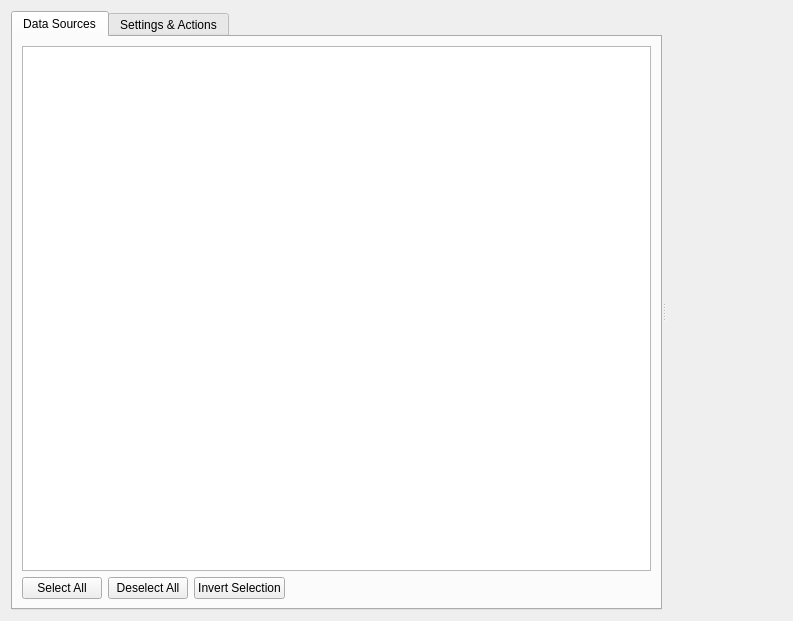
<?xml version="1.0" encoding="UTF-8"?>
<ui version="4.0">
 <author>me</author>
 <class>PlotWidget</class>
 <widget class="QWidget" name="PlotWidget">
  <property name="geometry">
   <rect>
    <x>0</x>
    <y>0</y>
    <width>793</width>
    <height>621</height>
   </rect>
  </property>
  <property name="windowTitle">
   <string>Form</string>
  </property>
  <layout class="QHBoxLayout" name="horizontalLayout_2">
   <item>
    <widget class="QSplitter" name="splitter">
     <property name="orientation">
      <enum>Qt::Horizontal</enum>
     </property>
     <widget class="QTabWidget" name="tabWidget">
      <property name="currentIndex">
       <number>0</number>
      </property>
      <widget class="QWidget" name="tabWidgetPage1">
       <attribute name="title">
        <string>Data Sources</string>
       </attribute>
       <layout class="QVBoxLayout" name="verticalLayout_5">
        <item>
         <layout class="QVBoxLayout" name="verticalLayout_3">
          <item>
           <widget class="QTableView" name="dataSourceTableView"/>
          </item>
          <item>
           <layout class="QHBoxLayout" name="horizontalLayout">
            <item>
             <widget class="QPushButton" name="buttonSelectAll">
              <property name="text">
               <string>Select All</string>
              </property>
             </widget>
            </item>
            <item>
             <widget class="QPushButton" name="buttonDeselectAll">
              <property name="text">
               <string>Deselect All</string>
              </property>
             </widget>
            </item>
            <item>
             <widget class="QPushButton" name="buttonInvertSelection">
              <property name="text">
               <string>Invert Selection</string>
              </property>
             </widget>
            </item>
            <item>
             <spacer name="horizontalSpacer">
              <property name="orientation">
               <enum>Qt::Horizontal</enum>
              </property>
              <property name="sizeHint" stdset="0">
               <size>
                <width>278</width>
                <height>20</height>
               </size>
              </property>
             </spacer>
            </item>
           </layout>
          </item>
         </layout>
        </item>
       </layout>
      </widget>
      <widget class="QWidget" name="tabWidgetPage2">
       <attribute name="title">
        <string>Settings &amp;&amp; Actions</string>
       </attribute>
       <layout class="QVBoxLayout" name="verticalLayout_2">
        <item>
         <layout class="QVBoxLayout" name="verticalLayout">
          <item>
           <widget class="QCheckBox" name="checkBoxOneColorPerRow">
            <property name="text">
             <string>One Color per Row (in Data Sources Table)</string>
            </property>
            <property name="checked">
             <bool>false</bool>
            </property>
           </widget>
          </item>
          <item>
           <widget class="QCheckBox" name="checkBoxShowLegend">
            <property name="text">
             <string>Show &amp;Legend</string>
            </property>
            <property name="checked">
             <bool>false</bool>
            </property>
           </widget>
          </item>
          <item>
           <widget class="QCheckBox" name="checkBoxLogYAxis">
            <property name="text">
             <string>&amp;Logarithmic Y Axis</string>
            </property>
           </widget>
          </item>
          <item>
           <widget class="QCheckBox" name="checkBoxGrayColor">
            <property name="text">
             <string>Gray Color Mode</string>
            </property>
           </widget>
          </item>
         </layout>
        </item>
        <item>
         <widget class="QPushButton" name="buttonSavePlot">
          <property name="text">
           <string>Save Plot...</string>
          </property>
         </widget>
        </item>
        <item>
         <spacer name="verticalSpacer">
          <property name="orientation">
           <enum>Qt::Vertical</enum>
          </property>
          <property name="sizeHint" stdset="0">
           <size>
            <width>20</width>
            <height>429</height>
           </size>
          </property>
         </spacer>
        </item>
       </layout>
      </widget>
     </widget>
     <widget class="QWidget" name="plotWrapper" native="true">
      <property name="sizePolicy">
       <sizepolicy hsizetype="Expanding" vsizetype="Expanding">
        <horstretch>0</horstretch>
        <verstretch>0</verstretch>
       </sizepolicy>
      </property>
     </widget>
    </widget>
   </item>
  </layout>
  <action name="actionSave">
   <property name="text">
    <string>Save</string>
   </property>
   <property name="toolTip">
    <string>Save the current plot.</string>
   </property>
  </action>
  <action name="actionSelectAll">
   <property name="text">
    <string>Select All</string>
   </property>
  </action>
  <action name="actionDeselectAll">
   <property name="text">
    <string>Deselect All</string>
   </property>
  </action>
  <action name="actionInvertSelection">
   <property name="text">
    <string>Invert Selection</string>
   </property>
  </action>
 </widget>
 <resources/>
 <connections>
  <connection>
   <sender>buttonSavePlot</sender>
   <signal>clicked()</signal>
   <receiver>actionSave</receiver>
   <slot>trigger()</slot>
   <hints>
    <hint type="sourcelabel">
     <x>345</x>
     <y>156</y>
    </hint>
    <hint type="destinationlabel">
     <x>-1</x>
     <y>-1</y>
    </hint>
   </hints>
  </connection>
  <connection>
   <sender>buttonSelectAll</sender>
   <signal>clicked()</signal>
   <receiver>actionSelectAll</receiver>
   <slot>trigger()</slot>
   <hints>
    <hint type="sourcelabel">
     <x>59</x>
     <y>585</y>
    </hint>
    <hint type="destinationlabel">
     <x>-1</x>
     <y>-1</y>
    </hint>
   </hints>
  </connection>
  <connection>
   <sender>buttonDeselectAll</sender>
   <signal>clicked()</signal>
   <receiver>actionDeselectAll</receiver>
   <slot>trigger()</slot>
   <hints>
    <hint type="sourcelabel">
     <x>140</x>
     <y>585</y>
    </hint>
    <hint type="destinationlabel">
     <x>-1</x>
     <y>-1</y>
    </hint>
   </hints>
  </connection>
  <connection>
   <sender>buttonInvertSelection</sender>
   <signal>clicked()</signal>
   <receiver>actionInvertSelection</receiver>
   <slot>trigger()</slot>
   <hints>
    <hint type="sourcelabel">
     <x>225</x>
     <y>585</y>
    </hint>
    <hint type="destinationlabel">
     <x>-1</x>
     <y>-1</y>
    </hint>
   </hints>
  </connection>
 </connections>
</ui>
